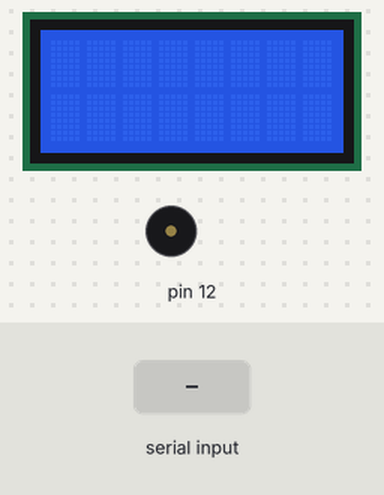
Recording of a sketch running on a simulated Arduino Mega 2560, built with avr-gcc and run on an emulated ATmega2560. On the bench: 8×2 character LCD, buzzer (waves = sounding). The test bench sets the inputs (shaded band).

Above: at 1.2 s.
1.3 s: "1\n" received over the second serial link
At 2.0 s:
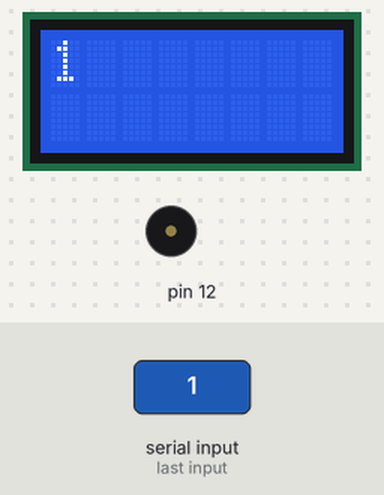
2.8 s: "0\n" received over the second serial link
At 4.0 s:
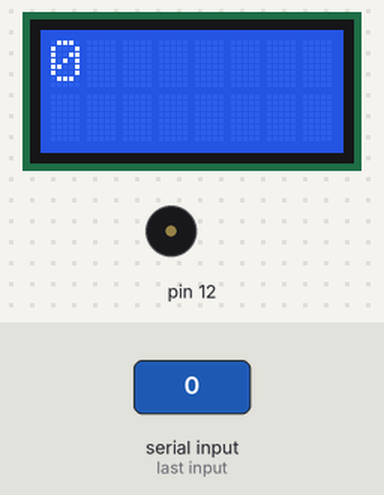
4.3 s: "2\n" received over the second serial link
At 5.5 s:
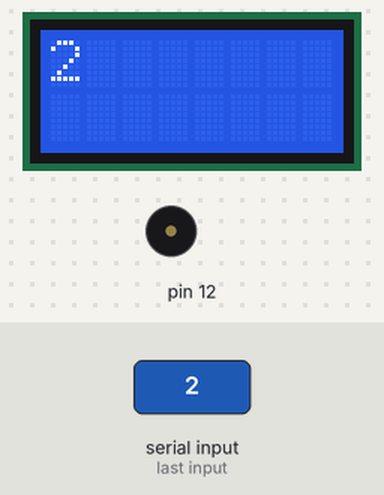
Timing chart, 0 to 7.3 s (numbered marks = the images above; inputs shaded):
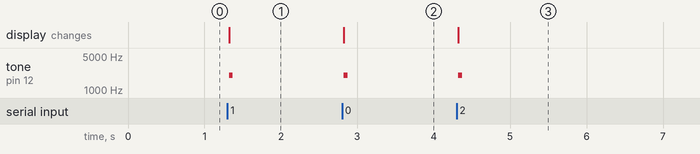

The sketch:

StrelaLiquidBluetooth.ino
```cpp
#include <Wire.h>
#include <LiquidCrystal_I2C.h>

#define GPLCD_TWI_ADDR   0x21

// =======================================================================

//                    addr, en,rw,rs,d4,d5,d6,d7,bl,blpol
LiquidCrystal_I2C lcd(0x21, 4, 5, 6, 0, 1, 2, 3);

char txtMsg[16];
byte txtCounter;
void setup()
{
  pinMode(12, OUTPUT);

  Wire.begin();
  lcd.begin(8, 2);
  Serial1.begin(9600);

  for (byte i = 0; i < 16; ++i)
  {
    txtMsg[i] = ' ';
  }

}

void loop()
{

  while (Serial1.available() > 0) {
    char inChar = Serial1.read();

    if ((inChar == '\n') || (txtCounter >= 16))
    {
      while (Serial1.available() > 0)
        Serial1.read();

      printStringLCD();
    }
    else
    {
      txtMsg[txtCounter] = inChar;
      ++txtCounter;
    }
  }
}

void printStringLCD()
{
  lcd.clear();
  lcd.home();

  for (byte i = 0; i < 8; ++i)
  {
    lcd.print(txtMsg[i]);
  }

  lcd.setCursor(0, 1);

  for (byte i = 8; i < 16; ++i)
  {
    lcd.print(txtMsg[i]);
  }

  for (byte i = 0; i < 16; ++i)
  {
    txtMsg[i] = ' ';
  }
  txtCounter = 0;

  tone(12, 2000, 50);

}
```

Measured:
- after the input at 1.3 s, tone on pin 12: silent → 2000 Hz at once, → silent 0.05 s later; the display: changes at once (image 1)
- after the input at 2.8 s, tone on pin 12: silent → 2000 Hz at once, → silent 0.05 s later; the display: changes at once (image 2)
- after the input at 4.3 s, tone on pin 12: silent → 2000 Hz at once, → silent 0.05 s later; the display: changes at once (image 3)
